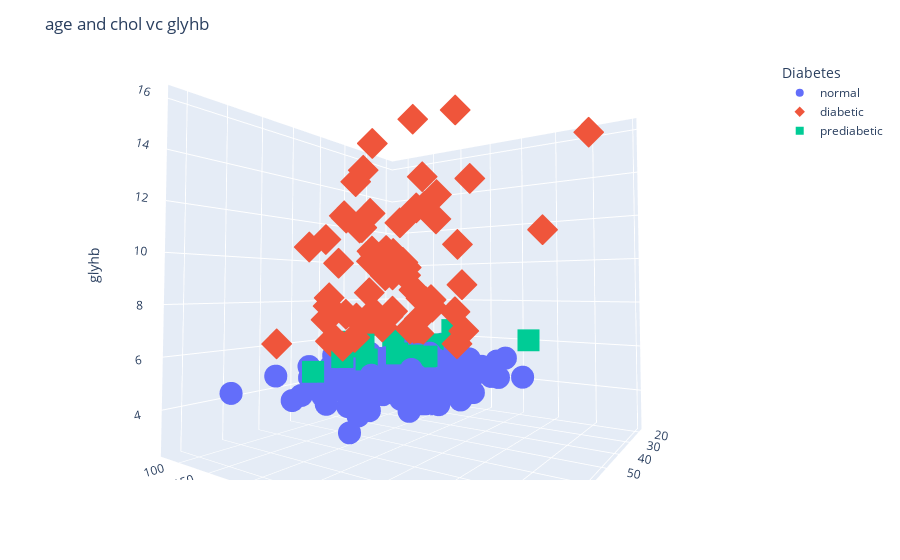

The code cell stored with this chart in its notebook:
### Code cell
# Criar um gráfico de dispersão tridimensional com idade (age) no eixo x, colesterol (chol) no eixo y, glicose no sangue (glyhb) no eixo z,
# a cor representando o diagnóstico de diabetes e o símbolo representando o diagnóstico de diabetes
fig = px.scatter_3d(df4, x='age', y='chol', z='glyhb', color='Diabetes', symbol='Diabetes')

# Atualizar o layout do gráfico com o título desejado
fig.update_layout(title_text=("Age and Chol vs Glyhb"))

# Exibir o gráfico
fig.show()

### Figure 1 — Plotly figure (JSON) as saved in the notebook; plotly's stock layout.template omitted (floating-point values rounded to 4 significant figures; data arrays with more than 128 entries replaced by an {"elided": "..."} marker saying what was removed)
{"data": [{"hovertemplate": "Diabetes=normal<br>age=%{x}<br>chol=%{y}<br>glyhb=%{z}<extra></extra>", "legendgroup": "normal", "marker": {"color": "#636efa", "symbol": "circle"}, "mode": "markers", "name": "normal", "scene": "scene", "showlegend": true, "type": "scatter3d", "x": {"elided": "281 int values"}, "y": {"elided": "281 int values"}, "z": {"elided": "281 float values"}}, {"hovertemplate": "Diabetes=diabetic<br>age=%{x}<br>chol=%{y}<br>glyhb=%{z}<extra></extra>", "legendgroup": "diabetic", "marker": {"color": "#EF553B", "symbol": "diamond"}, "mode": "markers", "name": "diabetic", "scene": "scene", "showlegend": true, "type": "scatter3d", "x": [64, 62, 70, 38, 61, 70, 60, 70, 49, 74, 51, 71, 76, 58, 64, 47, 65, 57, 59, 63, 64, 60, 55, 49, 58, 59, 50, 75, 67, 51, 50, 59, 40, 66, 63, 61, 63, 55, 45, 44, 25, 42, 73, 62, 47, 65, 56, 43, 66, 74, 72, 36, 65, 31, 26, 45, 73, 53, 60, 56, 84, 80, 80, 59, 60, 52, 53, 29], "y": [249, 196, 186, 203, 265, 182, 128, 289, 237, 296, 443, 213, 209, 251, 249, 245, 224, 209, 195, 215, 181, 318, 160, 160, 211, 219, 181, 254, 254, 215, 140, 193, 267, 246, 283, 211, 342, 179, 142, 207, 227, 208, 237, 235, 173, 170, 404, 190, 204, 223, 207, 245, 159, 191, 220, 219, 235, 242, 203, 219, 226, 157, 252, 289, 279, 196, 296, 194], "z": [7.72, 11.24, 6.49, 12.74, 15.52, 7.91, 10.9, 9.39, 13.7, 10.93, 14.31, 11.41, 7.44, 6.96, 9.17, 7.79, 10.15, 9.77, 8.45, 9.76, 7.53, 6.51, 6.49, 7.51, 6.97, 9.18, 9.58, 12.97, 9.25, 9.82, 11.59, 7.14, 8.81, 7.4, 8.25, 10.09, 12.67, 12.07, 6.96, 8.57, 6.42, 6.48, 7.51, 7.48, 10.47, 6.42, 10.75, 9.28, 13.06, 6.44, 9.62, 7.51, 8.23, 8.06, 10.97, 7.22, 6.78, 12.16, 14.94, 10.16, 10.07, 6.48, 11.18, 11.41, 8.11, 9.37, 16.11, 13.63]}, {"hovertemplate": "Diabetes=prediabetic<br>age=%{x}<br>chol=%{y}<br>glyhb=%{z}<extra></extra>", "legendgroup": "prediabetic", "marker": {"color": "#00cc96", "symbol": "square"}, "mode": "markers", "name": "prediabetic", "scene": "scene", "showlegend": true, "type": "scatter3d", "x": [55, 57, 72, 54, 40, 65, 20, 52, 83, 71, 56, 36, 66, 54, 64, 66, 38], "y": [263, 173, 213, 148, 169, 212, 193, 204, 227, 228, 129, 347, 188, 240, 255, 221, 216], "z": [5.78, 6.21, 5.96, 6.14, 6.14, 6.33, 6.35, 6.11, 5.71, 6.39, 6.13, 6.34, 6.17, 5.74, 6.06, 5.77, 5.91]}], "layout": {"autosize": true, "legend": {"title": {"text": "Diabetes"}, "tracegroupgap": 0}, "margin": {"t": 60}, "scene": {"aspectmode": "auto", "aspectratio": {"x": 1, "y": 1, "z": 1}, "camera": {"center": {"x": 0, "y": 0, "z": 0}, "eye": {"x": 1.239, "y": 0.8375, "z": -0.05798}, "projection": {"type": "perspective"}, "up": {"x": 0, "y": 0, "z": 1}}, "domain": {"x": [0, 1], "y": [0, 1]}, "xaxis": {"title": {"text": "age"}, "type": "linear"}, "yaxis": {"title": {"text": "chol"}, "type": "linear"}, "zaxis": {"title": {"text": "glyhb"}, "type": "linear"}}, "title": {"text": "age and chol vc glyhb"}}}
